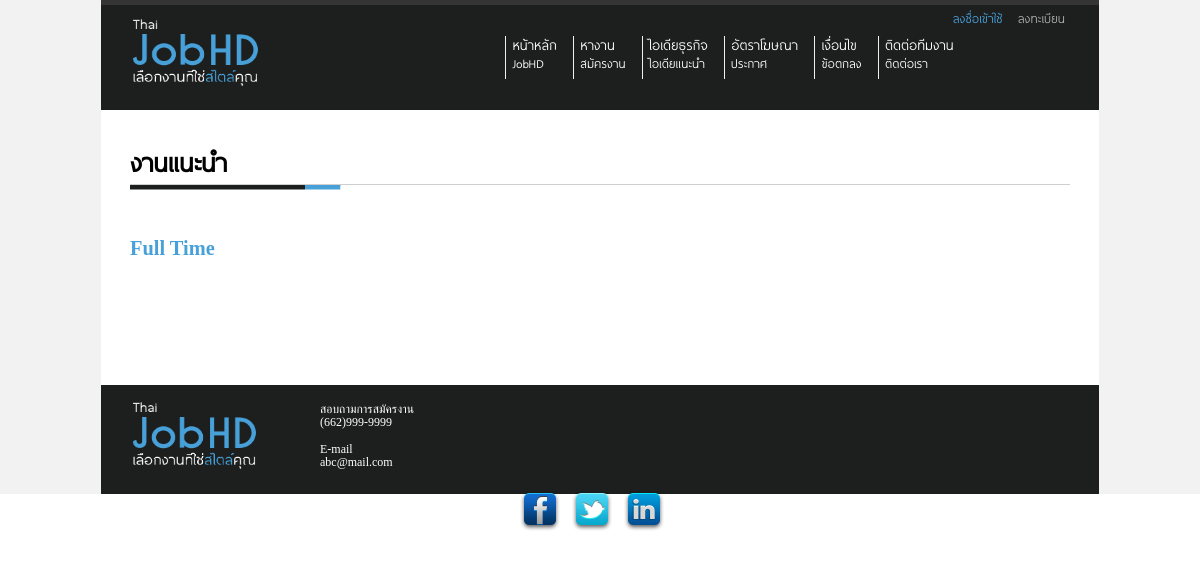
/Site/find-job-recommend-fulltime.php, run on an earlier commit of the app's database.
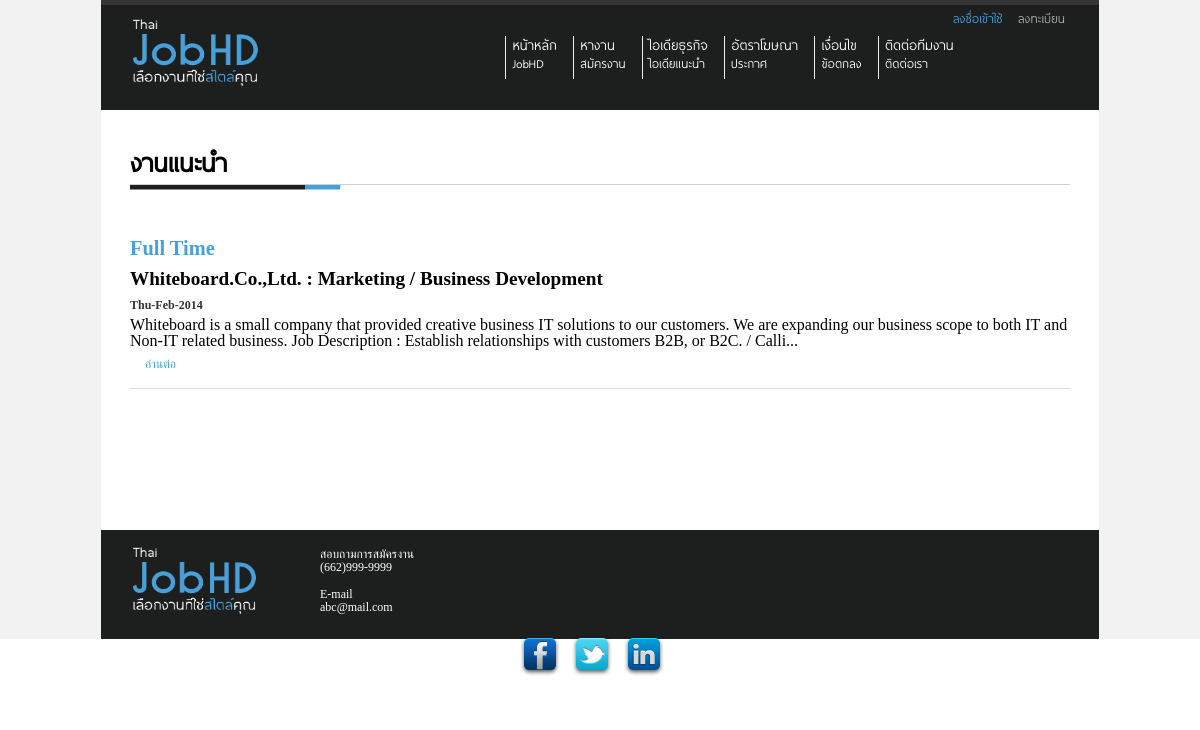
And on a later commit of the database.
### tables this page shows
CREATE TABLE IF NOT EXISTS `buildthedot_thaijobhd_job` (
  `JobID` int(11) NOT NULL AUTO_INCREMENT,
  `CompanyName` varchar(500) NOT NULL,
  `PositionThai` varchar(500) NOT NULL,
  `PositionEng` varchar(500) NOT NULL,
  `Place` varchar(1000) NOT NULL,
  `Quantity` varchar(100) NOT NULL,
  `property` varchar(1000) NOT NULL,
  `Saraly` varchar(100) NOT NULL,
  `JobDescription` varchar(1000) NOT NULL,
  `Recomment` int(11) NOT NULL,
  `StartTime` date NOT NULL,
  `EndTime` date NOT NULL,
  `JobType` int(11) NOT NULL,
  PRIMARY KEY (`JobID`)
);

### Site/admin/include/initial/pagination.php (called while the page is built, shortened)
<?php
$page=1;
$page_limit=10;
if(isset($_GET['page']) && $_GET['page']!=''){
	$page=$_GET['page'];
}
else{
	$page=1;
}
$start=($page-1)*$page_limit;
?>

### Site/find-job-recommend-fulltime.php (the view, shortened to what this page needs)
<?php include("include/header.php");?>
<?php
$rootadminpath = "./admin/";
include ("include/header.php");
include ("include/top-menu.php");
include("admin/include/initial/pagination.php");
?>
    <div id="content" class="container_12">
        <div class="grid_12" id="main">
        	<div id="head-title">
    		<h1>งานแนะนำ</h1>
        </div>
        <span id="job-type"><h2>Full Time</h2></span>
        <?php
			$sql="
			SELECT *
			FROM  `buildthedot_thaijobhd_job`
			WHERE Recomment = '1' AND JobType = '1'
			ORDER BY JobID DESC
			";
			$result=@mysql_query($sql);
			$number_of_items=@mysql_num_rows($result);
			$sql="
			SELECT *
			FROM  `buildthedot_thaijobhd_job`
			WHERE Recomment = '1' AND JobType = '1'
			ORDER BY JobID DESC
			LIMIT {$start} , {$page_limit} ;
			";
			$result=@mysql_query($sql);
			while($rs=@mysql_fetch_array($result))
			{
		?>
            <h6 id="headline"><a href="find-job-detail.php?id=<?php echo $rs['JobID']; ?>"><font color="black"><?php echo $rs['CompanyName'] . " : " . $rs['PositionThai'];?></font></a></h6>
            <h5 class="date"><?php echo date("D-M-Y"); ?></h5>
            <?php echo substr($rs['JobDescription'],0,250)."..."; ?>
            <p><span id="read-more"><a href="find-job-detail.php?id=<?php echo $rs['JobID']; ?>">อ่านต่อ</a></span></p>
        <?php
       	 	}
	    ?>
        </div>
       <?php
       	echo "<font color='white'>s</font>".pagination($page_limit, $page, $rootadminpath."find-job-recommend-fulltime.php?page=", $number_of_items);
        ?>
    </div>
    <div id="footer" class="container_12">
    	<div class="grid_2">
        	<img src="images/logo.png" width="128" height="71">
        </div>
        <div class="grid_3">
        	<p>สอบถามการสมัครงาน <br/>(662)999-9999 </p>
            <p>E-mail<br/>abc@mail.com </p>
        </div>
        <div class="grid_3 prefix_4">
        	<div class="right">
            	<ul>
                	<li><img src="images/Facebook.png" width="52" height="52" alt="Facebook"></li>
                    <li><img src="images/Twitter.png" width="52" height="52" alt="Twitter"></li>
                    <li><img src="images/LinkedIn.png" width="52" height="52" alt="LinkedIn"></li>
                </ul>
            </div>
            <br class="clear"/>
            <div id="copyright" class="right">&copy; ThaiJobHD 2013. All rights reserved.</div>
        </div>
    </div>
</div>
</body>
</html>

What changed in the data, as far as the page shows it:
added buildthedot_thaijobhd_job: CompanyName "Whiteboard.Co.,Ltd.", PositionThai "Marketing / Business Development", JobDescription "Whiteboard is a small company that provided creative business IT solutions to our customers. We are expanding our business scope to both IT and Non-IT related business. Job Description : Establish relationships with customers B2B, or B2C. / Calli"
